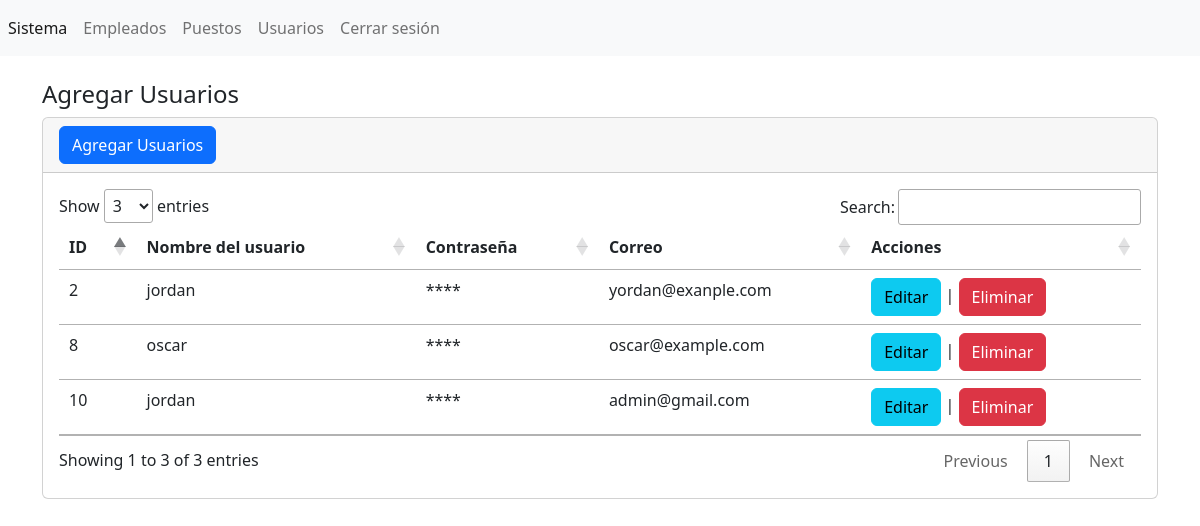
Screenshot of /app/secciones/usuarios/index.php (signed in) with the database file from the repository.
### tables this page shows
CREATE TABLE `tbl_usuarios` (
  `id` int(11) NOT NULL,
  `usuario` varchar(255) NOT NULL,
  `password` varchar(255) NOT NULL,
  `correo` varchar(255) NOT NULL
);

### app/secciones/usuarios/index.php (the view, shortened to what this page needs)
<?php
include("../../db.php");
$sentencia = $conexion->prepare('SELECT * FROM `tbl_usuarios`');
$sentencia->execute();
$lista_tbl_usuarios = $sentencia->fetchAll(PDO::FETCH_ASSOC);
?>
<?php
     include("../../templates/header.php");
?>
<br />
<h4>  Agregar Usuarios</h4>
<div class="card">
     <div class="card-header">
          <a name="" id=""
           class="btn btn-primary"
            href="crear.php"
             role="button">Agregar Usuarios</a>
     </div>
     <div class="card-body">
          <div class="table-responsive-sm">
               <table class="table" id="tabla_id">
                    <thead>
                         <tr>
                              <th scope="col">ID</th>
                              <th scope="col">Nombre del usuario </th>
                              <th scope="col">Contraseña </th>
                              <th scope="col">Correo </th>
                              <th scope="col">Acciones </th>
                         </tr>
                    </thead>
                    <tbody>
                    <?php  foreach ($lista_tbl_usuarios as $registro){  ?>
                         <tr class="">
                         <td scope="row"><?php echo $registro['id']; ?></td>
                         <td scope="row"><?php echo $registro['usuario']; ?></td>
                              <td>****</td>
                              <td scope="row"><?php echo $registro['correo']; ?></td>
                              <td>
                              <a class="btn btn-info" href="editar.php?txtID=<?php echo $registro['id']; ?>" role="button">Editar</a>
                                   |
                                   <a class="btn btn-danger" href="javascript:borrar(<?php echo $registro['id'];?>);" role="button">Eliminar</a>
                              </td>
                         </tr>
                         <?php     }?>
                    </tbody>
               </table>
          </div>
     </div>
<?php
     include("../../templates/footer.php");
?>

### rows the page displays
tbl_usuarios: id "2", usuario "jordan", correo "yordan@exanple.com"
tbl_usuarios: id "8", usuario "oscar", correo "oscar@example.com"
tbl_usuarios: id "10", usuario "jordan", correo "admin@gmail.com"
